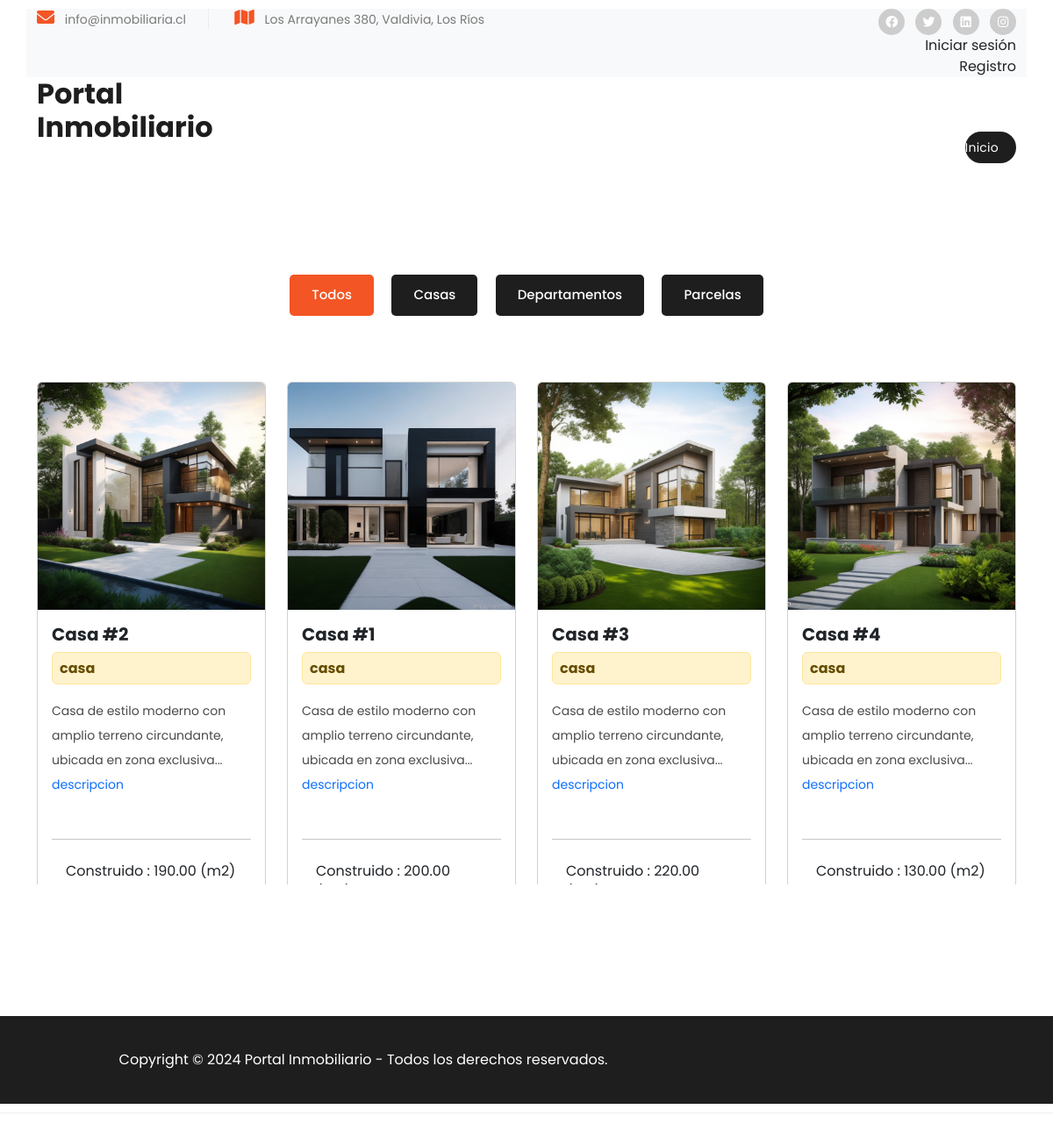
The page / on the database its author committed.
### web/models.py (models this page shows, shortened)
class Inmueble(models.Model):
    TIPO_INMUEBLE_CHOISES = [
        ('casa','Casa'),
        ('departamento','Departamento'),
        ('parcela','Parcela'),
    ]
    nombre=models.CharField(max_length=50)
    direccion=models.CharField(max_length=50)
    descripcion=models.CharField(max_length=250)
    imagen = models.ImageField(upload_to='',null=True, blank=True)
    precio = models.DecimalField(max_digits=10, decimal_places=0)
    comuna = models.ForeignKey(Comuna, related_name='inmuebles', on_delete=models.CASCADE)
    disponible=models.BooleanField(default=True)
    m2_construidos = models.DecimalField(max_digits=10, decimal_places=2)
    m2_terreno = models.DecimalField(max_digits=10, decimal_places=2)
    cantidad_estacionamientos = models.PositiveIntegerField()
    cantidad_habitaciones = models.PositiveIntegerField()
    cantidad_banos = models.PositiveIntegerField()
    tipo_de_inmueble=models.CharField(max_length=12, choices=TIPO_INMUEBLE_CHOISES)
    propietario = models.ForeignKey(Usuario, on_delete=models.CASCADE)

### web/views.py (the view)
# urls.py: 2. Add a URL to urlpatterns:  path('', views.home, name='home')
def home(request):
    inmuebles = Inmueble.objects.all()
    return render(request, 'index.html',{'inmuebles': inmuebles})

### web/templates/index.html (shortened to what this page needs)
{% extends 'base.html' %}
{% load static %}
{% block content %}
  <div class="section properties" style='height: 700px; overflow-y: auto; overflow-x: hidden;'>
    <div class="container">
      <ul class="properties-filter">
        <li>
          <a class="is_active" href="#!" data-filter="*">Todos</a>
        </li>
        <li>
          <a href="#!" data-filter=".adv">Casas</a>
        </li>
        <li>
          <a href="#!" data-filter=".str">Departamentos</a>
        </li>
        <li>
          <a href="#!" data-filter=".rac">Parcelas</a>
        </li>
      </ul>
      <div class="row row-cols-1 row-cols-md-4 g-4 properties-box">
        {% for inm in inmuebles %}
          <div class="col properties-items {% if inm.tipo_de_inmueble == 'casa' %} adv {% elif inm.tipo_de_inmueble == 'departamento' %} str {% elif inm.tipo_de_inmueble == 'parcela' %} rac {% endif %}">
            <div class="card h-100">
              <a href="{% url 'detalle' inm.id %}">
                <img src="media/{{inm.imagen}}" class="card-img-top" alt="...">
              </a>
              <div class="card-body">
                <h5 class="card-title">{{inm.nombre}}</h5>
                <h6 class="card-title">
                  <div class="alert alert-warning p-2">
                    {{inm.tipo_de_inmueble}}
                  </div>
                </h6>
                <p class="card-text">
                  {% if inm.descripcion|length > 80 %}
                        {{ inm.descripcion|slice:":80" }}... <a href="{% url 'detalle' inm.id %}">descripcion</a>
                  {% else %}
                      {{ inm.descripcion}}
                  {% endif %}
                </p>
              </div>
              <div class="card-body">
                <hr>
                <ul class="list-group list-group-flush">
                  <li class="list-group-item">Construido : <span>{{inm.m2_construidos}}</span> (m2)</li>
                </ul>
              </div>
            </div>
          </div>
        {% endfor %}
      </div>
    </div>
  </div>
{% endblock %}

### web/templates/base.html (shortened to what this page needs)
{% load static %}
<!DOCTYPE html>
<html lang="es">
<head>
    <link href="{% static 'vendor/bootstrap/css/bootstrap.min.css' %}" rel="stylesheet">
    <link rel="stylesheet" href="{% static 'assets/css/fontawesome.css' %}">
    <link rel="stylesheet" href="{% static 'assets/css/templatemo-villa-agency.css' %}">
    <link rel="stylesheet" href="{% static 'assets/css/owl.css' %}">
    <link rel="stylesheet" href="{% static 'assets/css/animate.css' %}">
    <link rel="stylesheet"href="https://unpkg.com/swiper@7/swiper-bundle.min.css"/>
    <link rel="stylesheet" href="{% static 'assets/css/style.css' %}">
</head>
<body>
{% block 'header' %}
{% include "includes/header.html" %}
{% endblock 'header' %}
<main >
    {% block content %}
    {% endblock %}
</main>
{% block footer %}
{% include "includes/footer.html" %}
{% endblock footer %}
</body>
</html>

### web/templates/includes/header.html (shortened to what this page needs)
{% load static %}
  <div class="sub-header">
    <div class="container bg-light">
      <div class="row">
        <div class="col-lg-6 col-md-6">
        <ul class="info">
        <li><i class="fa fa-envelope"></i> info@inmobiliaria.cl</li>
        <li><i class="fa fa-map"></i> Los Arrayanes 380, Valdivia, Los Ríos</li>
        </ul>
      </div>
      <div class="col-lg-6 col-md-6">
        <ul class="social-links">
          <li><a href="#"><i class="fab fa-facebook"></i></a></li>
          <li><a href="https://x.com/minthu" target="_blank"><i class="fab fa-twitter"></i></a></li>
          <li><a href="#"><i class="fab fa-linkedin"></i></a></li>
          <li><a href="#"><i class="fab fa-instagram"></i></a></li>
            {% if user.is_authenticated %}
            <p>bienvenido {{ user.username }}</p>
            <form action="{% url 'logout' %}" method="post">
              {% csrf_token %}
              <button data-mdb-ripple-init type="submit" class="btn btn-outline">
                cerrar sesión
              </button>
            </form>
            {% else %}
            <a class="nav-link" href="{% url 'login' %}">Iniciar sesión</a>
            <a class="nav-link" href="{% url 'registro_usuario' %}">Registro</a>
            {% endif %}
        </ul>
      </div>
    </div>
  </div>
<header class="header-area header-sticky">
  <div class="container">
    <div class="row">
      <div class="col-12">
        <nav class="main-nav">
          <a href="{% url 'home' %}" class="logo">
            <h2>Portal Inmobiliario</h2>
          </a>
          <ul class="nav">
            <li><a class="nav-link d-inline" href="{% url 'home' %}">Inicio</a></li>
          </ul>
        </nav>
      </div>
    </div>
  </div>
</header>

### web/templates/includes/footer.html
<footer>
    <div class="container">
      <div class="col-lg-8">
        <p>Copyright © 2024 Portal Inmobiliario - Todos los derechos reservados.</p>
      </div>
    </div>
  </footer>

### web/templates/includes/scripts.html (shortened to what this page needs)
{% load static %}

### web/templates/static/assets/css/templatemo-villa-agency.css (style rules this page uses)
html, body, div, span, applet, object, iframe, h1, h2, h3, h4, h5, h6, p, blockquote, div pre, a, abbr, acronym, address, big, cite, code, del, dfn, em, font, img, ins, kbd, q, s, samp, small, strike, strong, sub, sup, tt, var, b, u, i, center, dl, dt, dd, ol, ul, li, figure, header, nav, section, article, aside, footer, figcaption { margin: 0; padding: 0; border: 0; outline: 0; }
ul, li { padding: 0; margin: 0; list-style: none; }
header, nav, section, article, aside, footer, hgroup { display: block; }
* { box-sizing: border-box; }
html, body { font-family: 'Poppins', sans-serif; -ms-text-size-adjust: 100%; -webkit-font-smoothing: antialiased; -moz-osx-font-smoothing: grayscale; }
a { text-decoration: none !important; }
h1, h2, h3, h4, h5, h6 { color: #1e1e1e; margin-top: 0px; margin-bottom: 0px; font-weight: 700; }
ul { margin-bottom: 0px; }
p { font-size: 14px; line-height: 28px; color: #4a4a4a; }
img { width: 100%; overflow: hidden; }
html, body { font-family: 'Poppins', sans-serif; }
.section { margin-top: 120px; }
.sub-header { background-color: #fff; padding: 10px 0px; border-bottom: 1px solid #eee; }
.sub-header ul li { display: inline-block; }
.sub-header ul.social-links { text-align: right; }
.sub-header ul.social-links li { margin-left: 8px; }
.sub-header ul.social-links li a { display: inline-block; width: 30px; height: 30px; background-color: #cdcdcd; border-radius: 50%; text-align: center; line-height: 30px; color: #fff; font-size: 14px; transition: all .3s; }
.sub-header ul.info li { font-size: 14px; color: #7a7a7a; border-right: 1px solid #eee; margin-right: 25px; padding-right: 25px; }
.sub-header ul.info li:last-child { margin-right: 0px; padding-right: 0px; border-right: none; }
.sub-header ul.info li i { font-size: 20px; color: #f35525; margin-right: 8px; }
.header-area { position: relative; background-color: #fff; height: 100px; z-index: 100; -webkit-transition: all .5s ease 0s; -moz-transition: all .5s ease 0s; -o-transition: all .5s ease 0s; transition: all .5s ease 0s; }
.header-area .main-nav { background: transparent; display: flex; }
.header-area .main-nav .logo { -webkit-transition: all 0.3s ease 0s; -moz-transition: all 0.3s ease 0s; -o-transition: all 0.3s ease 0s; transition: all 0.3s ease 0s; display: inline-block; }
.header-area .main-nav ul.nav { flex-basis: 100%; margin-top: 30px; justify-content: right; -webkit-transition: all 0.3s ease 0s; -moz-transition: all 0.3s ease 0s; -o-transition: all 0.3s ease 0s; transition: all 0.3s ease 0s; position: relative; z-index: 999; }
.header-area .main-nav .nav li:last-child { padding-right: 0px; }
.header-area .main-nav .nav li { padding-left: 10px; padding-right: 10px; height: 100px; line-height: 100px; }
.header-area .main-nav .nav li a { display: block; padding-left: 20px; padding-right: 20px; font-weight: 500; font-size: 15px; height: 40px; line-height: 40px; text-transform: capitalize; color: #1e1e1e; -webkit-transition: all 0.4s ease 0s; -moz-transition: all 0.4s ease 0s; -o-transition: all 0.4s ease 0s; transition: all 0.4s ease 0s; border: transparent; letter-spacing: .25px; }
.header-area .main-nav .nav li:last-child a { background-color: #1e1e1e; color: #fff; font-size: 14px; font-weight: 400; text-transform: none; border-radius: 20px; padding-left: 0px; }
@media (max-width: 1200px) { .header-area .main-nav .nav li { padding-left: 5px; padding-right: 5px; } }
footer { margin-top: 150px; background-color: #1e1e1e; min-height: 100px; }
footer p { text-align: center; line-height: 100px; color: #fff; font-size: 16px; font-weight: 400; }
.properties ul.properties-filter { list-style: none; text-align: center; margin-bottom: 70px; }
.properties ul.properties-filter li { display: inline-block; margin: 5px 8px; }
.properties ul.properties-filter li a { display: inline-block; text-align: center; font-size: 15px; text-transform: capitalize; font-weight: 500; color: #fff; background-color: #1e1e1e; padding: 12px 25px; border-radius: 5px; transition: all .3s; }
.properties ul.properties-filter li a.is_active { background-color: #f35525; color: #fff; }
body { overflow-x: hidden; }

### rows shown on the page
Inmueble: imagen (picture), nombre "Casa #2", tipo_de_inmueble "casa", descripcion "Casa de estilo moderno con amplio terreno circundante, ubicada en zona exclusiva", m2_construidos "190.00"
Inmueble: imagen (picture), nombre "Casa #1", tipo_de_inmueble "casa", descripcion "Casa de estilo moderno con amplio terreno circundante, ubicada en zona exclusiva", m2_construidos "200.00"
Inmueble: imagen (picture), nombre "Casa #3", tipo_de_inmueble "casa", descripcion "Casa de estilo moderno con amplio terreno circundante, ubicada en zona exclusiva", m2_construidos "220.00"
Inmueble: imagen (picture), nombre "Casa #4", tipo_de_inmueble "casa", descripcion "Casa de estilo moderno con amplio terreno circundante, ubicada en zona exclusiva", m2_construidos "130.00"
